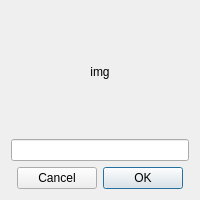
<?xml version="1.0" encoding="UTF-8"?>
<ui version="4.0">
 <class>CaptchaDialog</class>
 <widget class="QDialog" name="CaptchaDialog">
  <property name="geometry">
   <rect>
    <x>0</x>
    <y>0</y>
    <width>200</width>
    <height>200</height>
   </rect>
  </property>
  <property name="windowTitle">
   <string>Captcha</string>
  </property>
  <layout class="QVBoxLayout" name="verticalLayout">
   <item>
    <widget class="QLabel" name="label">
     <property name="text">
      <string>img</string>
     </property>
     <property name="alignment">
      <set>Qt::AlignCenter</set>
     </property>
    </widget>
   </item>
   <item>
    <widget class="QLineEdit" name="lineEdit"/>
   </item>
   <item>
    <widget class="QDialogButtonBox" name="buttonBox">
     <property name="layoutDirection">
      <enum>Qt::RightToLeft</enum>
     </property>
     <property name="orientation">
      <enum>Qt::Horizontal</enum>
     </property>
     <property name="standardButtons">
      <set>QDialogButtonBox::Cancel|QDialogButtonBox::Ok</set>
     </property>
     <property name="centerButtons">
      <bool>true</bool>
     </property>
    </widget>
   </item>
  </layout>
 </widget>
 <resources/>
 <connections>
  <connection>
   <sender>buttonBox</sender>
   <signal>accepted()</signal>
   <receiver>CaptchaDialog</receiver>
   <slot>accept()</slot>
   <hints>
    <hint type="sourcelabel">
     <x>248</x>
     <y>254</y>
    </hint>
    <hint type="destinationlabel">
     <x>157</x>
     <y>274</y>
    </hint>
   </hints>
  </connection>
  <connection>
   <sender>buttonBox</sender>
   <signal>rejected()</signal>
   <receiver>CaptchaDialog</receiver>
   <slot>reject()</slot>
   <hints>
    <hint type="sourcelabel">
     <x>316</x>
     <y>260</y>
    </hint>
    <hint type="destinationlabel">
     <x>286</x>
     <y>274</y>
    </hint>
   </hints>
  </connection>
 </connections>
</ui>
